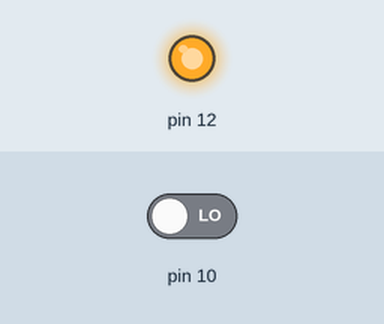
The sketch below on a simulated Arduino Uno, built with avr-gcc and run on an emulated ATmega328P. On the bench: output pins drawn as LEDs (lit = HIGH). The test bench sets the inputs (shaded band); at power-on: pin 10 LOW.

Above: at 1.2 s.
1.3 s: pin 10 driven HIGH
At 1.6 s:
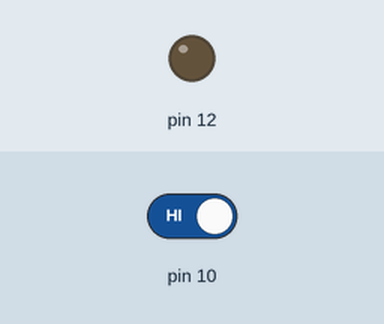
2.8 s: pin 10 driven LOW
At 3.9 s:
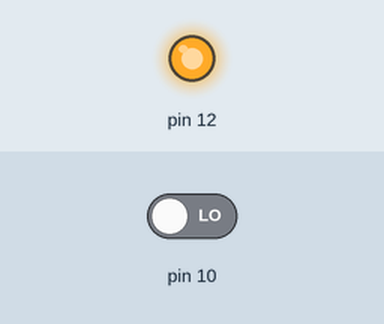
Timing chart, 0 to 5.8 s (numbered marks = the images above; inputs shaded):
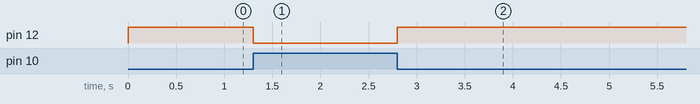

The sketch:

sound-sensor-led.ino
```cpp
int val;
void setup() {
  // put your setup code here, to run once:
  pinMode(10,INPUT);
  pinMode(12,OUTPUT);

}

void loop() {
  // put your main code here, to run repeatedly:
  val=digitalRead(10);
  if (val){
  digitalWrite(12,LOW);
  delay(100);
  }else {
    digitalWrite(12,HIGH);
    delay(100);
  }
}
```

Measured:
- after the input at 1.3 s, pin 12: HIGH → LOW at once
- after the input at 2.8 s, pin 12: LOW → HIGH at once
